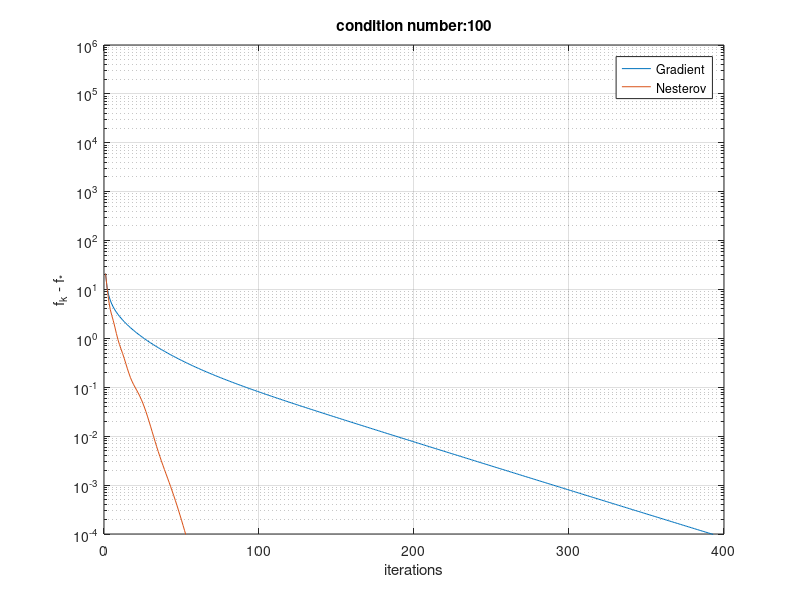
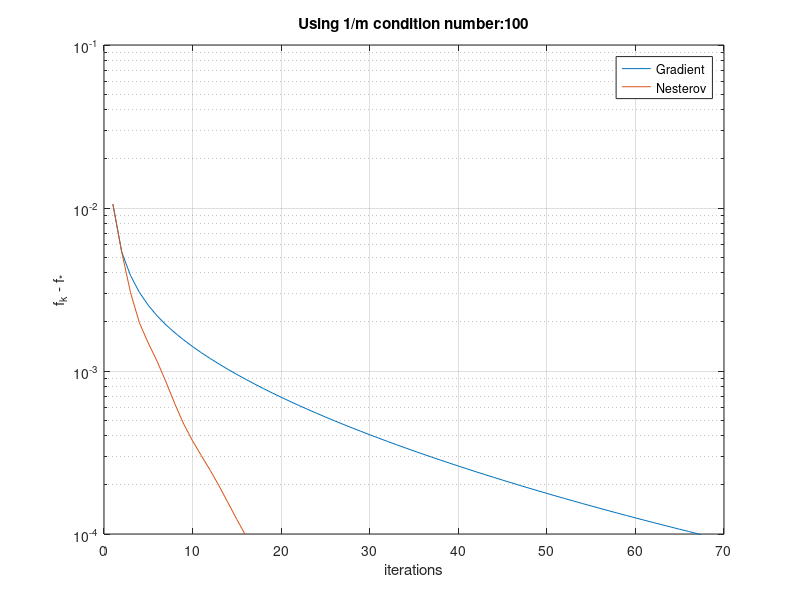

Recreate these plots in MATLAB, in order.
clc, clear all, close all

%%Check gradient and nesterov for 1/2||Ax - b||2^2 and  1/(2m)||Ax - b||2^2 

%creation of data
m = 2000;
n = 100;
MAX_OUTER_ITER = 10000;

%creation of matrix A with specific eigenvalues
A_tmp = randn(m,n);
[U,S,V] = svd(A_tmp,'econ');
lambda_min = 1;
lambda_max = 10;
eigs = lambda_min + (lambda_max - lambda_min)*rand(n-2,1);
eig_A = [lambda_min; lambda_max; eigs];
Sigma = diag(eig_A);
A = U*Sigma*V';

%Normalize the rows of A to unit norm 
%A = normalize(A);

%vector of parameters
b = rand(m,1);
%or
%b = A*randn(n,1);

%Problem parameters
Hessian = A'*A;
mu = min(svd(Hessian));
L = max(svd(Hessian));
condition = L/mu;

A_t_b = A'*b;
%initial point
x_init_all = zeros(n,1);

%Optimal
x_star = inv(Hessian)*A_t_b;
f_star1 = (1/(2))*norm(A*x_star - b)^2;
f_star2 = (1/(2*m))*norm(A*x_star - b)^2;

ep = 10^(-4);
%%%%%%%%%%%%%%%%%%%%%%%%%%%%%%%%%%%%%%%%%%%%%%%%%%%%%%%%%%%%
%%              without 1/m

tic();
x_gd = [];
x_gd(:,1) = x_init_all;


iter = 1;
f_val_gd_init = (1/(2))*norm(A*x_gd(:,1) - b)^2;
f_val_gd(iter) = f_val_gd_init;

eta_gd = 1/(L);

while(1)

    grad_f = Hessian*x_gd(:,iter) - A_t_b;
    x_gd(:,iter+1) = x_gd(:,iter) - eta_gd*grad_f;
    
    f_val_gd(iter+1) = (1/(2))*norm(A*x_gd(:,iter+1) - b)^2;
    
    crit_gd = norm(x_gd(:,iter+1) - x_gd(:,iter))/norm(x_gd(:,iter));
    
    if((f_val_gd(iter+1) - f_star1 < ep) ||  iter > MAX_OUTER_ITER)% crit_gd < ep || iter > MAX_OUTER_ITER)
        break;
    end
    
    iter = iter + 1;
        
end

fprintf('Gradient');
time_gd = toc 


%%Accelerated Gradient Descend
tic();
iter = 1;
x_nes(:,iter) = x_init_all;
y(:,iter) = x_init_all;

f_val_nes_init = (1/(2))*norm(A*x_nes(:,iter) - b)^2;
f_val_nes(iter) = f_val_nes_init;

Q= mu/L;
b_par = (1-sqrt(Q))/(1+sqrt(Q));

%Nesterov main loop 

while(1)

    x_nes(:,iter+1) = y(:,iter) - (1/(L))*(Hessian*y(:,iter) - A_t_b);
    
    y(:,iter+1) = x_nes(:,iter+1) + b_par*(x_nes(:,iter+1) - x_nes(:,iter));

    f_val_nes(iter+1) = (1/(2))*norm(A*x_nes(:,iter+1) - b)^2;
    
    crit_nes = norm(x_nes(:,iter+1) - x_nes(:,iter))/norm(x_nes(:,iter));
    
    if((f_val_nes(iter+1) - f_star1 < ep) ||  iter > MAX_OUTER_ITER)%crit_nes < ep || iter > MAX_OUTER_ITER)%abs(f_val_nes(k) - f_star) < ep)
        break;
    end
    
    iter = iter + 1;
    
end
%%%%%%%%%%%%%%%%%%%%%%%%%%%%%%%%%%%%%%
fprintf('Nesterov');
time_nes = toc 

%%%%%%%%%%%%%%%%%%%%%%%%%%%%%%%%%%%%%%%%%%%%%%%%%%%%%%%%%%%%
%%          with 1/m

tic();
x_gd_w = [];
x_gd_w(:,1) = x_init_all;


iter = 1;
f_val_gd_init_w = (1/(2*m))*norm(A*x_gd_w(:,1) - b)^2;
f_val_gd_w(iter) = f_val_gd_init_w;

eta_gd = m/(L);

while(1)

    grad_f = (1/m)*(Hessian*x_gd_w(:,iter) - A_t_b);
    x_gd_w(:,iter+1) = x_gd_w(:,iter) - eta_gd*grad_f;
    
    f_val_gd_w(iter+1) = (1/(2*m))*norm(A*x_gd_w(:,iter+1) - b)^2;
    
    crit_gd_w = norm(x_gd_w(:,iter+1) - x_gd_w(:,iter))/norm(x_gd_w(:,iter));
    
    if((f_val_gd_w(iter+1) - f_star2 < ep) ||  iter > MAX_OUTER_ITER)% crit_gd < ep || iter > MAX_OUTER_ITER)
        break;
    end
    
    iter = iter + 1;
        
end

fprintf('Gradient');
time_gd_w = toc 


%%Accelerated Gradient Descend
tic();
iter = 1;
x_nes_w(:,iter) = x_init_all;
y_w(:,iter) = x_init_all;

f_val_nes_init_w = (1/(2*m))*norm(A*x_nes_w(:,iter) - b)^2;
f_val_nes_w(iter) = f_val_nes_init_w;

Q= mu/L;
b_par = (1-sqrt(Q))/(1+sqrt(Q));

%Nesterov main loop 

while(1)

    x_nes_w(:,iter+1) = y_w(:,iter) - (m/(L))*(1/m)*(Hessian*y_w(:,iter) - A_t_b);
    
    y_w(:,iter+1) = x_nes_w(:,iter+1) + b_par*(x_nes_w(:,iter+1) - x_nes_w(:,iter));

    f_val_nes_w(iter+1) = (1/(2*m))*norm(A*x_nes_w(:,iter+1) - b)^2;
    
    crit_nes_w = norm(x_nes_w(:,iter+1) - x_nes_w(:,iter))/norm(x_nes_w(:,iter));
    
    if((f_val_nes_w(iter+1) - f_star2 < ep) ||  iter > MAX_OUTER_ITER)%crit_nes < ep || iter > MAX_OUTER_ITER)%abs(f_val_nes(k) - f_star) < ep)
        break;
    end
    
    iter = iter + 1;
    
end
%%%%%%%%%%%%%%%%%%%%%%%%%%%%%%%%%%%%%%
fprintf('Nesterov');
time_nes_w = toc 

bound_iter_gd = condition*log(1/ep)
bound_iter_nes = sqrt(condition)*log(1/ep)

figure(1)
semilogy(f_val_gd - f_star1);
hold on;
semilogy(f_val_nes - f_star1);
hold off
%xlim([0 10^4])
ylim([10^(-4) 10^6])
% set(gca,'XTick',[bound_iter_nes bound_iter_gd],'XTickLabel',{'upper bound nesterov','upper bound gradient'})
legend('Gradient', 'Nesterov');
xlabel('iterations');
ylabel('f_k - f_*');
title(['condition number:', num2str(condition)])
grid on;

figure(2)
semilogy(f_val_gd_w - f_star2);
hold on;
semilogy(f_val_nes_w - f_star2);
hold off
%xlim([0 10^4])
ylim([10^(-4) 10^(-1)])
% set(gca,'XTick',[bound_iter_nes bound_iter_gd],'XTickLabel',{'upper bound nesterov','upper bound gradient'})
legend('Gradient', 'Nesterov');
xlabel('iterations');
ylabel('f_k - f_*');
title(['Using 1/m condition number:', num2str(condition)])
grid on;